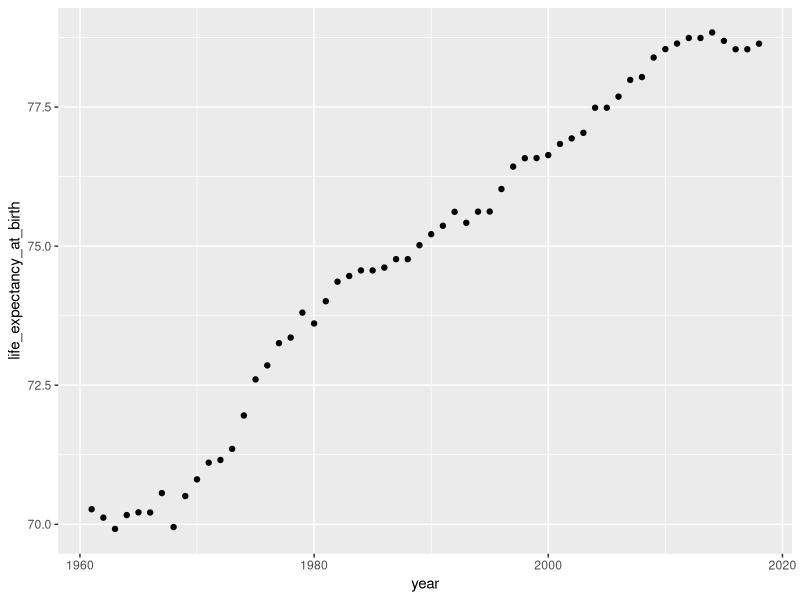

Recreate this plot in R.
library(tidyverse)

world_bank_countries <- read_csv("data/world_bank_countries.csv")

# The aes function
# aes(<AESTHETIC>  = <VARIABLE>,
#     <AESTHETIc2> = <VARIABLE2>)

# Example:
world_bank_countries %>% 
  filter(country == "United States") %>% 
  ggplot(aes(x = year, y = life_expectancy_at_birth)) +   
  geom_point()
# Solution: aes(x = year, y = life_expectancy_at_birth)


# Exercises ----------------------------------------------------------

# Area chart: Write down your aes function here:
# aes(x = year, y = population_total)

# Line chart: Write down your aes function here:
# aes(x = year, y = population_total, color = country)

# Boxplot: Write down your aes function here:
# aes(x = continent, y = co2_emissions_tons_per_capita, fill = continent)

# Barplot: Write down your aes function here:
# aes(x = continent)